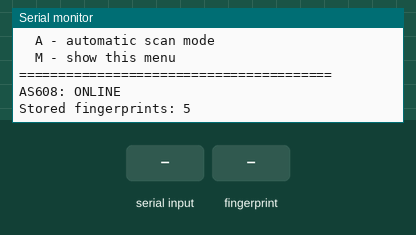
A sketch run on a simulated Arduino Mega 2560, built with avr-gcc and run on an emulated ATmega2560. Shown: the last lines printed to the serial monitor. Inputs (shaded band) come from the test bench.

Above: at 2.7 s.
2.8 s: "S" received over Serial
At 3.6 s:
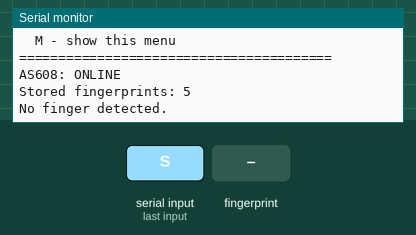
4.3 s: "A" received over Serial
At 4.9 s:
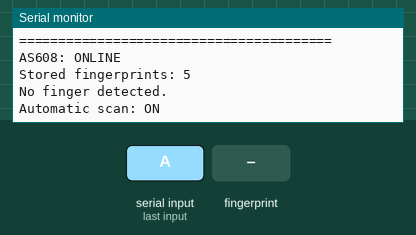
5.8 s: finger stored as number 1 placed on the sensor
At 7.4 s:
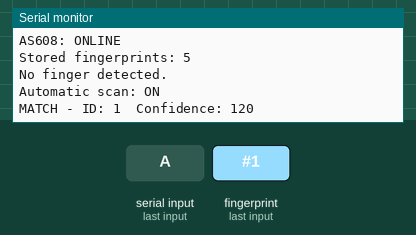
7.7 s: "A" received over Serial
At 9.0 s:
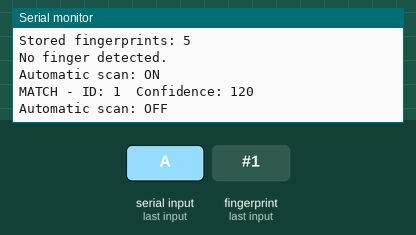

The sketch:

fingerprint_test.ino
```cpp
/*
  Fingerprint Attendance System - AS608 Diagnostic
  Board: Arduino Mega 2560
  Sensor: AS608
  Final project diagnostic wiring:
    AS608 TX -> Mega RX3 pin 15
    AS608 RX -> Mega TX3 pin 14
    AS608 VCC -> 5V
    AS608 GND -> GND
  Baud: 57600

  Library:
    Adafruit Fingerprint Sensor Library
*/

#include <Adafruit_Fingerprint.h>

#define FINGER_BAUD 57600

Adafruit_Fingerprint finger(&Serial3);

void printMenu() {
  Serial.println();
  Serial.println(F("========================================"));
  Serial.println(F("AS608 FINGERPRINT DIAGNOSTIC"));
  Serial.println(F("Mega Serial3: RX3=15, TX3=14 @ 57600"));
  Serial.println(F("Commands:"));
  Serial.println(F("  V - verify sensor password"));
  Serial.println(F("  C - show stored template count"));
  Serial.println(F("  S - scan once"));
  Serial.println(F("  A - automatic scan mode"));
  Serial.println(F("  M - show this menu"));
  Serial.println(F("========================================"));
}

bool verifySensor() {
  bool ok = finger.verifyPassword();
  Serial.println(ok ? F("AS608: ONLINE") : F("AS608: NOT RESPONDING"));
  return ok;
}

void showTemplateCount() {
  if (finger.getTemplateCount() == FINGERPRINT_OK) {
    Serial.print(F("Stored fingerprints: "));
    Serial.println(finger.templateCount);
  } else {
    Serial.println(F("ERROR: Could not read template count."));
  }
}

void scanOnce() {
  int p = finger.getImage();

  if (p == FINGERPRINT_NOFINGER) {
    Serial.println(F("No finger detected."));
    return;
  }

  if (p != FINGERPRINT_OK) {
    Serial.print(F("getImage error code: "));
    Serial.println(p);
    return;
  }

  Serial.println(F("Image captured. Converting..."));

  p = finger.image2Tz();
  if (p != FINGERPRINT_OK) {
    Serial.print(F("image2Tz error code: "));
    Serial.println(p);
    return;
  }

  p = finger.fingerFastSearch();

  if (p == FINGERPRINT_OK) {
    Serial.print(F("MATCH - ID: "));
    Serial.print(finger.fingerID);
    Serial.print(F("  Confidence: "));
    Serial.println(finger.confidence);
  } else if (p == FINGERPRINT_NOTFOUND) {
    Serial.println(F("Fingerprint not found in database."));
  } else {
    Serial.print(F("Search error code: "));
    Serial.println(p);
  }
}

bool autoScan = false;

void setup() {
  Serial.begin(115200);
  delay(300);

  Serial3.begin(FINGER_BAUD);
  finger.begin(FINGER_BAUD);
  delay(250);

  printMenu();

  if (verifySensor()) {
    showTemplateCount();
  }
}

void loop() {
  if (Serial.available()) {
    char c = toupper(Serial.read());

    while (Serial.available()) Serial.read();

    if (c == 'V') verifySensor();
    else if (c == 'C') showTemplateCount();
    else if (c == 'S') scanOnce();
    else if (c == 'A') {
      autoScan = !autoScan;
      Serial.print(F("Automatic scan: "));
      Serial.println(autoScan ? F("ON") : F("OFF"));
    }
    else if (c == 'M') printMenu();
  }

  if (autoScan) {
    int p = finger.getImage();

    if (p == FINGERPRINT_OK) {
      if (finger.image2Tz() == FINGERPRINT_OK &&
          finger.fingerFastSearch() == FINGERPRINT_OK) {
        Serial.print(F("MATCH - ID: "));
        Serial.print(finger.fingerID);
        Serial.print(F("  Confidence: "));
        Serial.println(finger.confidence);
      } else {
        Serial.println(F("Finger detected, but no valid match."));
      }

      while (finger.getImage() != FINGERPRINT_NOFINGER) {
        delay(50);
      }
    }

    delay(80);
  }
}
```

Measured:
- after the input at 2.8 s, the serial monitor: prints a new line after 0.06 s (image 1)
- after the input at 4.3 s, the serial monitor: prints a new line at once (image 2)
- after the input at 5.8 s, the serial monitor: prints a new line after 0.40 s (image 3)
- after the input at 7.7 s, the serial monitor: prints a new line at once (image 4)
